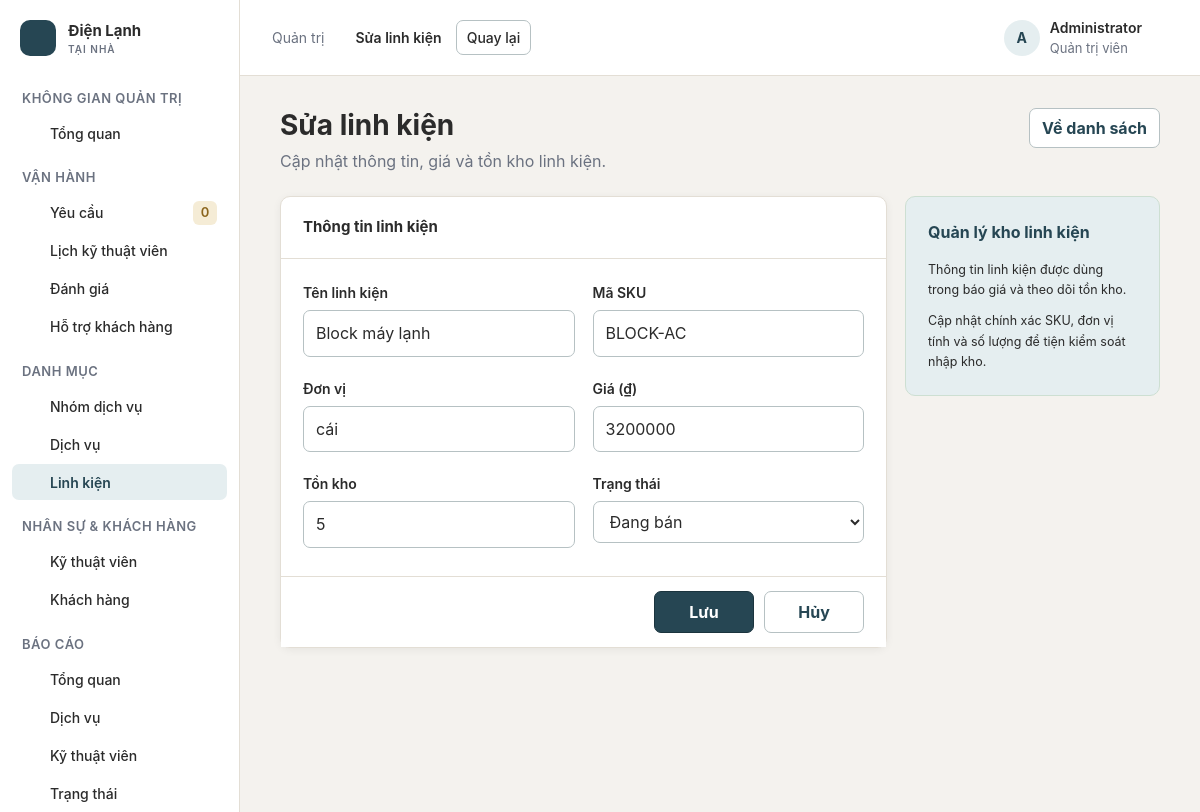
Screenshot of /scr/part/edit/2 (signed in) with the database file from the repository.
### tables this page shows
CREATE TABLE IF NOT EXISTS parts (
    id INT UNSIGNED NOT NULL AUTO_INCREMENT,
    name VARCHAR(180) NOT NULL,
    sku VARCHAR(80) NOT NULL,
    unit VARCHAR(40) NOT NULL,
    price DECIMAL(12, 0) NOT NULL DEFAULT 0,
    stock_qty INT UNSIGNED NOT NULL DEFAULT 0,
    status TINYINT(1) NOT NULL DEFAULT 1,
    PRIMARY KEY (id),
    UNIQUE KEY uq_parts_sku (sku),
    KEY idx_parts_status (status)
);

### scr/app/controllers/Controller.php (called while the page is built, shortened)
<?php
class Controller {
    public function model($model) {
        return new $model();
    }
    public function view($path, $data = []) {
        $viewFile = dirname(__DIR__) . '/views/' . $path . '.php';
        extract($data, EXTR_SKIP);
        require $viewFile;
    }
}
?>

### scr/app/controllers/PartController.php (called while the page is built, shortened)
<?php
class PartController extends Controller
{
    public function edit($id = 0)
    {
        $model = $this->model('PartModel');
        $part = $model->find((int) $id);
        $this->view('admin/parts/form', ['title' => 'Sửa linh kiện', 'part' => $part]);
    }
}

### scr/index.php (called while the page is built, shortened)
<?php
require_once __DIR__ . '/config/config.php';
require_once __DIR__ . '/app/controllers/Controller.php';
require_once __DIR__ . '/config/database.php';
$rawUrl = $_GET['url'] ?? 'home';
$rawUrl = trim($rawUrl, '/');
$segments = $rawUrl === '' ? ['home'] : explode('/', $rawUrl);
$controller = new $controllerName();
$action = $segments[1] ?? 'index';
$arguments = array_slice($segments, 2, 4);
call_user_func_array([$controller, $action], $arguments);
?>

### scr/config/config.php (called while the page is built, shortened)
<?php
function url($path = '')
{
    $path = (string) $path;
    return rtrim(BASE_URL, '/') . '/' . ltrim($path, '/');
}

### scr/app/models/PartModel.php (called while the page is built, shortened)
<?php
require_once __DIR__ . '/../../config/database.php';
class PartModel
{
    private $conn;
    public function __construct()
    {
        $database = new Database();
        $this->conn = $database->getConnection();
    }
    public function find($id)
    {
        $statement = $this->conn->prepare(
            'SELECT id, name, sku, unit, price, stock_qty, status FROM parts WHERE id = :id'
        );
        $statement->execute([':id' => (int) $id]);
        return $statement->fetch(PDO::FETCH_ASSOC);
    }
}

### scr/config/database.php (called while the page is built, shortened)
<?php
require_once __DIR__ . '/config.php';
class Database {
    public function getConnection() {
        $this->conn = null;
        try {
            $this->conn = new PDO(
                'mysql:host=' . DB_HOST . ';port=' . DB_PORT . ';dbname=' . DB_NAME . ';charset=utf8mb4',
                DB_USER,
                DB_PASS,
                [
                    PDO::ATTR_ERRMODE => PDO::ERRMODE_EXCEPTION,
                    PDO::ATTR_DEFAULT_FETCH_MODE => PDO::FETCH_ASSOC,
                    PDO::ATTR_EMULATE_PREPARES => false,
                ]
            );
            $this->conn->exec("SET time_zone = '+07:00'");
        } catch (PDOException $exception) {
            app_log('Database connection failed: ' . $exception->getMessage());
            throw new RuntimeException('Không thể kết nối cơ sở dữ liệu.', 0, $exception);
        }
        return $this->conn;
    }
}
?>

### scr/app/views/admin/parts/form.php (the view, shortened to what this page needs)
<?php $editing = is_array($part); ?>
<div class="page-head">
    <div><h1><?= htmlspecialchars($title, ENT_QUOTES, 'UTF-8') ?></h1><p>Cập nhật thông tin, giá và tồn kho linh kiện.</p></div>
    <a class="button button-secondary" href="<?= htmlspecialchars(url('/part/index'), ENT_QUOTES, 'UTF-8') ?>">Về danh sách</a>
</div>
<div class="admin-form-layout">
    <section class="card admin-form">
        <div class="admin-form-title"><h2>Thông tin linh kiện</h2></div>
        <form method="post" action="<?= htmlspecialchars($editing ? url('/part/edit/' . (int) $part['id']) : url('/part/create'), ENT_QUOTES, 'UTF-8') ?>">
            <div class="form-group">
                <label for="part-name">Tên linh kiện</label>
                <input id="part-name" name="name" maxlength="180" required value="<?= htmlspecialchars($part['name'] ?? '', ENT_QUOTES, 'UTF-8') ?>">
            </div>
            <div class="form-group">
                <label for="part-sku">Mã SKU</label>
                <input id="part-sku" name="sku" maxlength="80" required value="<?= htmlspecialchars($part['sku'] ?? '', ENT_QUOTES, 'UTF-8') ?>">
            </div>
            <div class="form-group">
                <label for="part-unit">Đơn vị</label>
                <input id="part-unit" name="unit" maxlength="40" required value="<?= htmlspecialchars($part['unit'] ?? '', ENT_QUOTES, 'UTF-8') ?>">
            </div>
            <div class="form-group">
                <label for="part-price">Giá (₫)</label>
                <input id="part-price" type="number" name="price" min="0" step="1" required value="<?= htmlspecialchars((string) ($part['price'] ?? '0'), ENT_QUOTES, 'UTF-8') ?>">
            </div>
            <div class="form-group">
                <label for="part-stock">Tồn kho</label>
                <input id="part-stock" type="number" name="stock_qty" min="0" step="1" required value="<?= (int) ($part['stock_qty'] ?? 0) ?>">
            </div>
            <div class="form-group">
                <label for="part-status">Trạng thái</label>
                <select id="part-status" name="status">
                    <option value="1" <?= !isset($part['status']) || (int) $part['status'] === 1 ? 'selected' : '' ?>>Đang bán</option>
                </select>
            </div>
            <div class="form-actions">
                <button type="submit">Lưu</button>
                <a class="button button-secondary" href="<?= htmlspecialchars(url('/part/index'), ENT_QUOTES, 'UTF-8') ?>">Hủy</a>
            </div>
        </form>
    </section>
    <aside class="admin-form-help">
        <h2>Quản lý kho linh kiện</h2>
        <p>Thông tin linh kiện được dùng trong báo giá và theo dõi tồn kho.</p>
        <p>Cập nhật chính xác SKU, đơn vị tính và số lượng để tiện kiểm soát nhập kho.</p>
    </aside>
</div>

### rows the page displays
parts: name "Block máy lạnh", sku "BLOCK-AC", unit "cái", price "3200000", stock_qty "5", status "Đang bán"

### other values shown
$groupTitle "KHÔNG GIAN QUẢN TRỊ"
$label "Tổng quan"
$groupTitle "VẬN HÀNH"
$label "Yêu cầu"
$item[3] "0"
$label "Lịch kỹ thuật viên"
$label "Đánh giá"
$label "Hỗ trợ khách hàng"
$groupTitle "DANH MỤC"
$label "Nhóm dịch vụ"
$label "Dịch vụ"
$label "Linh kiện"
$groupTitle "NHÂN SỰ & KHÁCH HÀNG"
$label "Kỹ thuật viên"
$label "Khách hàng"
